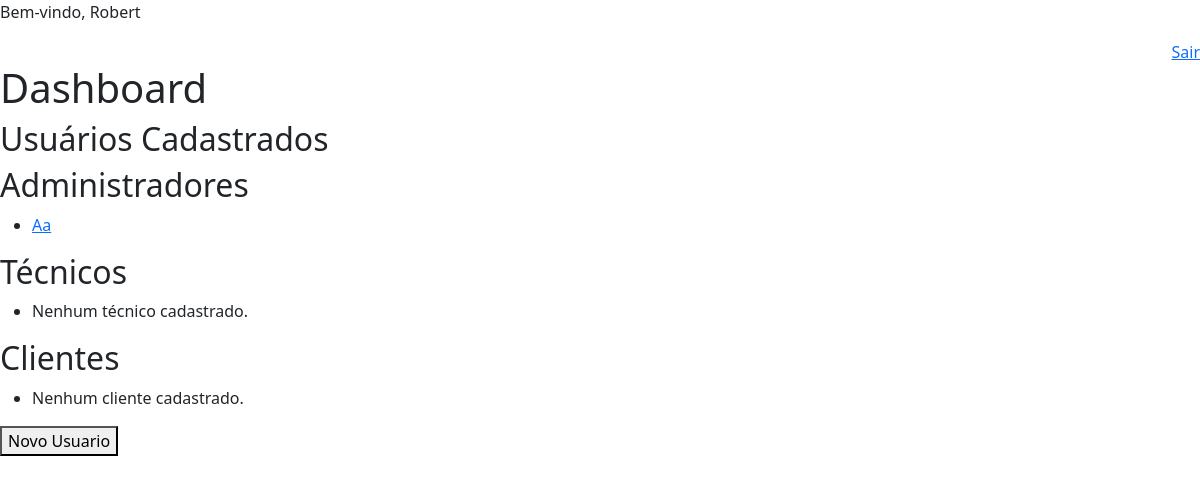
The app's page /dashboard/ (signed in), older data.
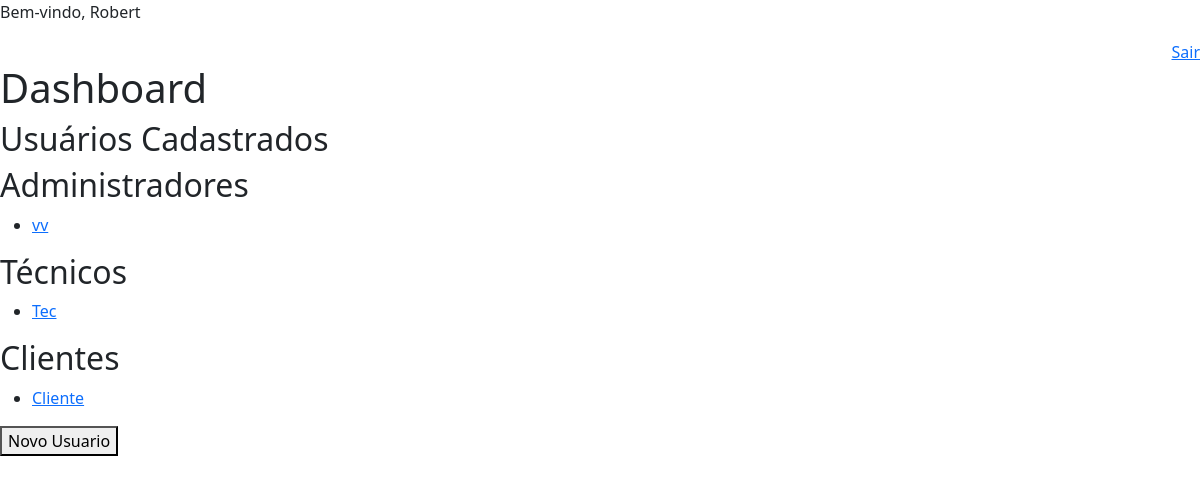
The same page, newer data.
### usuarios/models.py (models this page shows, shortened)
class Usuario(AbstractUser):
    matricula = models.CharField(
        unique=True, max_length=50, verbose_name='Matrícula', blank=True
    )
    tipo_usuario = models.CharField(max_length=20, choices=TIPOS_USUARIO)
    data_cadastro = models.DateField(auto_now_add=True, verbose_name='Data de Cadastro')
    USERNAME_FIELD = 'matricula'
    REQUIRED_FIELDS = ['username', 'password']
    class Meta:
        db_table = 'usuario'
        verbose_name = "Usuário"
        verbose_name_plural = "Usuários"

### usuarios/views.py (the view)
# urls.py: path('', RedirectView.as_view(url='dashboard')),
@login_required(login_url='/login/')
def dashboard(request):
    usuarios_adm = Usuario.objects.filter(tipo_usuario='adm')
    usuarios_tecnico = Usuario.objects.filter(tipo_usuario='tecnico')
    usuarios_cliente = Usuario.objects.filter(tipo_usuario='cliente')
    is_cliente = request.user.tipo_usuario == 'cliente'
    chamados_disponiveis = []
    chamados_em_atendimento = []
    if request.user.tipo_usuario == 'tecnico':
        chamados_disponiveis = Chamado.objects.filter(status='aberto')
        chamados_em_atendimento = Chamado.objects.filter(status='em_atendimento', tecnico=request.user)
    chamados_abertos = []
    chamados_fechados = []
    if request.user.tipo_usuario == 'cliente':
        chamados_abertos = Chamado.objects.filter(cliente=request.user, status='aberto')
        chamados_em_atendimento = Chamado.objects.filter(cliente=request.user, status='em_atendimento')
        chamados_fechados = Chamado.objects.filter(cliente=request.user, status='fechado')
    contexto = {
        'usuarios_adm': usuarios_adm,
        'usuarios_tecnico': usuarios_tecnico,
        'usuarios_cliente': usuarios_cliente,
        'is_cliente': is_cliente,
        'is_admin': request.user.is_superuser,
        'chamados_disponiveis': chamados_disponiveis,
        'chamados_em_atendimento': chamados_em_atendimento,
        'is_tecnico': request.user.tipo_usuario == 'tecnico',
        'chamados_abertos': chamados_abertos,
        'chamados_fechados': chamados_fechados,
        'is_cliente': request.user.tipo_usuario == 'cliente',
    }
    return render(request, 'dashboard.html', contexto)

### templates/dashboard.html (shortened to what this page needs)
<!DOCTYPE html>
<html lang="pt-br">
<head>
    <link rel="stylesheet" href="https://cdn.jsdelivr.net/npm/bootstrap@5.3.7/dist/css/bootstrap.min.css">
    {% include "header.html" %}
</head>
<body>
    <h1>Dashboard</h1>
    {% if is_admin %}
        {% include "lista_usuarios.html" %}
        <a href="novo_usuario/"><button type="button">Novo Usuario</button></a>
    {% endif %}
</body>
</html>

### templates/header.html
<div>
    <p>Bem-vindo, {{ request.user.first_name }} {{ request.user.last_name }} {{ request.user.username }}</p>
    <div align="right"><a href="{% url 'logout' %}">Sair</a></div>
</div>

### templates/lista_usuarios.html
<h2>Usuários Cadastrados</h2>
<h2>Administradores</h2>
<ul>
    {% for usuario in usuarios_adm %}
        {% if usuario.id != request.user.id %}
            <li>
                <a href="{% url 'usuario' usuario.matricula %}">{{ usuario.username }}</a>
            </li>
        {% endif %}
    {% empty %}
        <li>Nenhum administrador cadastrado.</li>
    {% endfor %}
</ul>
<h2>Técnicos</h2>
<ul>
    {% for usuario in usuarios_tecnico %}
        {% if usuario.id != request.user.id %}
            <li>
                <a href="{% url 'usuario' usuario.matricula %}">{{ usuario.username }}</a>
            </li>
        {% endif %}
    {% empty %}
        <li>Nenhum técnico cadastrado.</li>
    {% endfor %}
</ul>
<h2>Clientes</h2>
<ul>
    {% for usuario in usuarios_cliente %}
        <li>
            <a href="{% url 'usuario' usuario.matricula %}">{{ usuario.username }}</a>
        </li>
    {% empty %}
        <li>Nenhum cliente cadastrado.</li>
    {% endfor %}
</ul>

Row changes from the older to the newer data that the page shows:
removed Usuario: username "Aa", shown under "Administradores"
added Usuario: username "vv", shown under "Administradores"
added Usuario: username "Tec", shown under "Técnicos"
added Usuario: username "Cliente", shown under "Clientes"
Text that changed along with them:
text no longer shown: "Nenhum técnico cadastrado. Nenhum cliente cadastrado."
